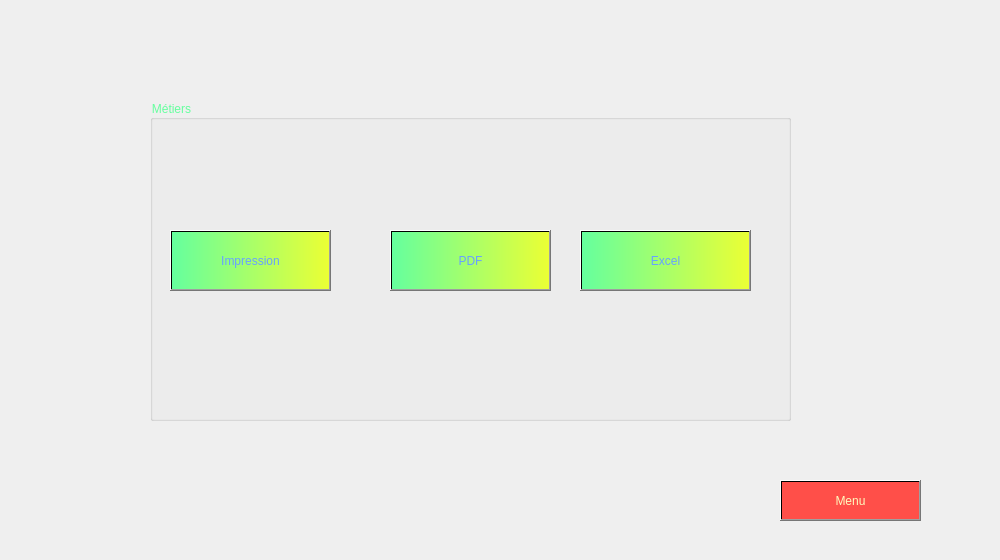
      <widget class="QWidget" name="tab_4">
       <attribute name="title">
        <string>Métiers</string>
       </attribute>
       <widget class="QLabel" name="label_49">
        <property name="geometry">
         <rect>
          <x>-10</x>
          <y>0</y>
          <width>991</width>
          <height>551</height>
         </rect>
        </property>
        <property name="styleSheet">
         <string notr="true">background-image: url(:/23.jpg);</string>
        </property>
        <property name="text">
         <string/>
        </property>
       </widget>
       <widget class="QPushButton" name="pushButton_13">
        <property name="geometry">
         <rect>
          <x>780</x>
          <y>480</y>
          <width>141</width>
          <height>41</height>
         </rect>
        </property>
        <property name="styleSheet">
         <string notr="true">background-color: qlineargradient(spread:pad, x1:1, y1:0, x2:1, y2:0, stop:0.919598 rgb(255, 79, 73), stop:0.98 rgba(0, 0, 0, 255), stop:1 rgba(235, 148, 61, 255));
color:rgb(255, 250, 190);</string>
        </property>
        <property name="text">
         <string>Menu</string>
        </property>
       </widget>
       <widget class="QLabel" name="label_56">
        <property name="geometry">
         <rect>
          <x>900</x>
          <y>480</y>
          <width>51</width>
          <height>41</height>
         </rect>
        </property>
        <property name="styleSheet">
         <string notr="true">background-image: url(:/28.png);</string>
        </property>
        <property name="text">
         <string/>
        </property>
       </widget>
       <widget class="QGroupBox" name="groupBox_8">
        <property name="geometry">
         <rect>
          <x>150</x>
          <y>100</y>
          <width>641</width>
          <height>321</height>
         </rect>
        </property>
        <property name="styleSheet">
         <string notr="true">color: rgba(101, 255, 158);
font: 22pt &quot;Rockwell&quot;;</string>
        </property>
        <property name="title">
         <string>Métiers</string>
        </property>
        <widget class="QPushButton" name="pushButton_9">
         <property name="geometry">
          <rect>
           <x>20</x>
           <y>130</y>
           <width>161</width>
           <height>61</height>
          </rect>
         </property>
         <property name="styleSheet">
          <string notr="true">background-color: qlineargradient(spread:pad, x1:0, y1:0, x2:1, y2:0, stop:0 rgba(101, 255, 158), stop:1 rgb(235, 255, 52));
color:rgb(103, 161, 255);
font: 15pt &quot;Rockwell&quot;;
</string>
         </property>
         <property name="text">
          <string>Impression</string>
         </property>
        </widget>
        <widget class="QPushButton" name="pushButton_8">
         <property name="geometry">
          <rect>
           <x>240</x>
           <y>130</y>
           <width>161</width>
           <height>61</height>
          </rect>
         </property>
         <property name="styleSheet">
          <string notr="true">background-color: qlineargradient(spread:pad, x1:0, y1:0, x2:1, y2:0, stop:0 rgba(101, 255, 158), stop:1 rgb(235, 255, 52));
color:rgb(103, 161, 255);
font: 15pt &quot;Rockwell&quot;;</string>
         </property>
         <property name="text">
          <string>PDF</string>
         </property>
        </widget>
        <widget class="QPushButton" name="pushButton_11">
         <property name="geometry">
          <rect>
           <x>430</x>
           <y>130</y>
           <width>171</width>
           <height>61</height>
          </rect>
         </property>
         <property name="styleSheet">
          <string notr="true">background-color: qlineargradient(spread:pad, x1:0, y1:0, x2:1, y2:0, stop:0 rgba(101, 255, 158), stop:1 rgb(235, 255, 52));
color:rgb(103, 161, 255);
font: 15pt &quot;Rockwell&quot;;</string>
         </property>
         <property name="text">
          <string>Excel</string>
         </property>
        </widget>
       </widget>
      </widget>
